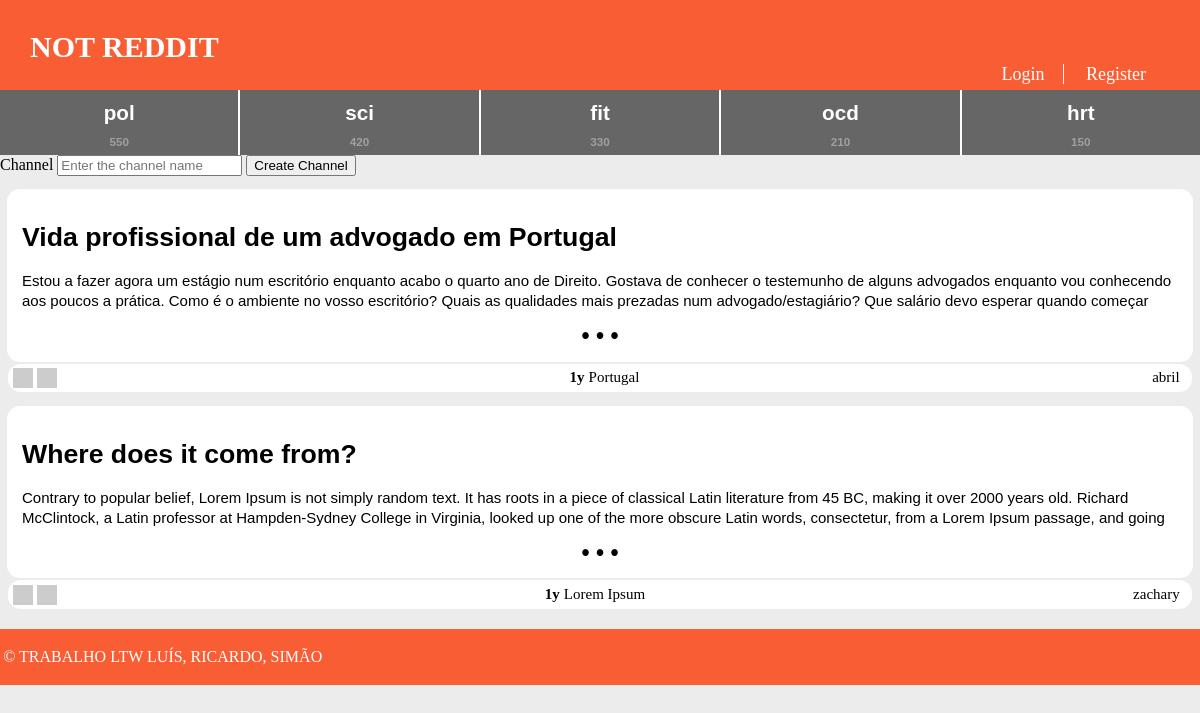
The app's page /pages/homepage.php, older data.
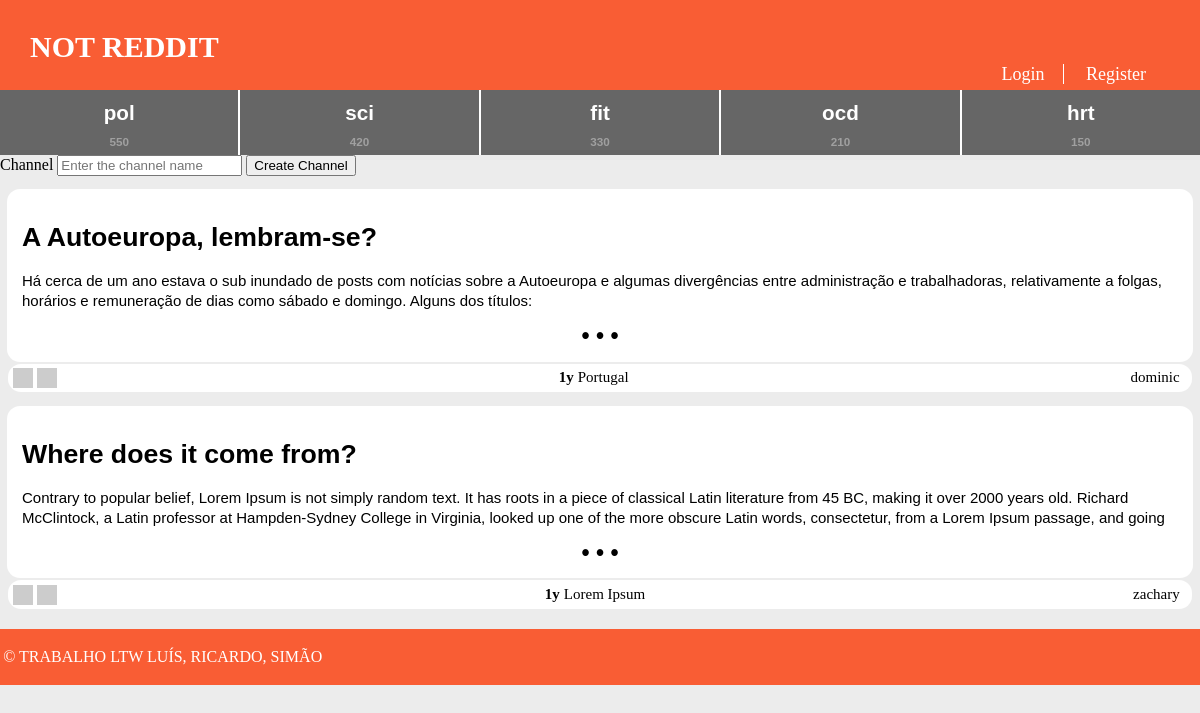
The same page, newer data.
### tables this page shows
CREATE TABLE Story (
  id INTEGER PRIMARY KEY,
  title VARCHAR,
  published INTEGER, -- date when the story was published in epoch format
  channel VARCHAR REFERENCES channel, -- comma separated tags
  author VARCHAR REFERENCES utilizer, -- who wrote the article
  points INTEGER DEFAULT 0,
  fulltext VARCHAR
);

### database/db_story.php (called while the page is built, shortened)
<?php
	function getMostRecentStoryFromChannel($channel){
		$db = Database::instance()->db();
		$recentStory = $db->prepare('SELECT id, title, fulltext, MAX(published) AS "published", channel, author FROM Story  WHERE channel = ?');
		$recentStory->execute(array($channel));
		$recentStory = $recentStory->fetchAll();
		return $recentStory;
	}
?>

### templates/tpl_common.php (the view, shortened to what this page needs)
<?php include_once('tpl_sub.php');
	include_once('tpl_story.php');
?>
<?php function draw_header($username, $channel) { ?>
	<!DOCTYPE html>
	<html>
		<head>
			<link rel="stylesheet" href="../css/common.css">
		</head>
		<body>
			<header>
				<?php if($channel === "NOT REDDIT") { ?>
					<a id="title" href="../pages/homepage.php"><?=$channel?></a>
				<?php } else { ?>
					<a id="title" href="../pages/channel.php?name=<?=$channel?>"><?=$channel?></a>
				<?php } ?>
				<?php if($username != NULL) { ?>
					<nav id="signup">
						<a id="profile" href="../pages/profile.php?name=<?=$username?>"><?= $username ?></a>
						<a href="../actions/action_logout.php">Logout</a>
						<?php draw_subscriberList() ?>
					</nav>
				<?php } else { ?>
					<nav id="signup">
						<a href="../pages/login.php">Login</a>
						<a href="../pages/register.php">Register</a>
					</nav>
				<?php } ?>
			</header>
<?php } ?>
<?php function time_elapsed($date) {
	$now = new DateTime;
	$ago = new DateTime($date);
	$diff = $now->diff($ago);
	$diff->w = floor($diff->d / 7);
	$string = array(
		'y' => 'y',
		'm' => 'm',
		'w' => 'w',
		'd' => 'd',
		'h' => 'h',
		'i' => 'min',
		's' => 's',
	);
	$string = array_slice($string, 0, 1);
	return $string ? implode(', ', $string) . '' : 'just now';
} ?>
<?php function draw_createChannel() { ?>
	<form action='../actions/action_createChannel.php' method='post'>
		<label for='title'>Channel</label>
		<input type='text' placeholder='Enter the channel name' name='name' required>
		<button type='submit'>Create Channel</button>
	</form>
<?php } ?>
<?php function draw_info_bar($username, $channel, $date) { ?>
	<section id = "info_bar">
		<div id="start">
			<img src="https://dummyimage.com/20x20/524f52/d12222&text=ʌ" alt="upvote">
			<img src="https://dummyimage.com/20x20/524f52/d12222&text=v" alt="downvote">
		</div>
		<div id="middle">
			<h6 id="date"><?=time_elapsed('@' . $date)?></h6>
			<a id="channel" onclick="window.location.href='../pages/channel.php?name=<?=$channel?>'"><?=$channel?></a>
		</div>
		<div id="end">
			<a id="profile" onclick="window.location.href='../pages/profile.php?name=<?=$username?>'"><?=$username?></a>
		</div>
	</section>
<?php } ?>
<?php function draw_footer() { ?>
	</body>
	<footer>
		<p>&copy; TRABALHO LTW LUÍS, RICARDO, SIMÃO</p>
	</footer>
	</html>
<?php } ?>

### pages/homepage.php (shortened to what this page needs)
<?php
	include_once('../templates/tpl_common.php');
	include_once('../templates/tpl_sub.php');
	include_once('../templates/tpl_story.php');
	include_once('../database/db_story.php');
	$channellist = array('pol', 'sci', 'fit', 'ocd', 'hrt');
	$numsubs = array('550', '420', '330', '210', '150');
	$channelid = array('68', '72', '44', '32', '69');
	if(!isset($_SESSION['username'])) {
		draw_header(null, 'NOT REDDIT');
	} else {
		draw_header($_SESSION['username'], 'NOT REDDIT');
	}
	draw_topsubs($channellist, $numsubs, $channelid);
	draw_createChannel();
	$mostRecent = getMostRecentStoryFromChannel('Portugal');
	draw_storyCard($mostRecent[0], true);
	$mostRecent = getMostRecentStoryFromChannel('Lorem Ipsum');
	draw_footer();
?>

### templates/tpl_sub.php (shortened to what this page needs)
<?php function draw_topsubs($channellist, $numsubs, $channelid) { ?>
    <link rel="stylesheet" href="../css/top_subs.css">
    <section id="top_ch">
        <? for($i=0; $i < 5; $i++) { ?>
        <button type="button" onclick="window.location.href='../pages/channel.php?id=<?= $channelid[$i] ?>'">
            <h1><?=$channellist[$i]?></h1>
            <h2><?=$numsubs[$i]?></h2>
        </button>
        <? } ?>
    </section>
<?php } ?>

### templates/tpl_story.php (shortened to what this page needs)
<?php
	include_once('../templates/tpl_common.php');
	include_once('../database/db_story.php');
?>
<?php function draw_storyCard($story, $displayChannel) { ?>
	<link rel="stylesheet" href="../css/storyCard.css">
	<?php if($displayChannel) {
		$channel = $story['channel'];
	} else {
		$channel = null;
	} ?>
	<button id="storyCard" onclick="window.location.href='../pages/story.php?id=<?=$story['id']?>'">
		<h1> <?=htmlspecialchars($story['title'])?> </h1>
		<p> <?=htmlspecialchars($story['fulltext'])?> </p>
		<p>&bull; &bull; &bull;</p>
	</button>
	<?php draw_info_bar($story['author'], $channel, $story['published']) ?>
<?php } ?>

### css/common.css (style rules this page uses)
body { margin: 0 auto; padding-bottom: 5em; max-width: 80em; --bg-color: #ececec; --panel-color: #f95d34; --error-bg-color: lightcoral; --error-ft-color: black; --successs-bg-color: lightgreen; --success-ft-color: black; background-color: var(--bg-color); }
body > header { display: grid; grid-template-columns: 1fr auto; grid-template-rows: auto auto; background-color: var(--panel-color) ; color: white; }
body > header #title { padding-top: 1em; padding-left: 1em; text-decoration: none; color: white; font-size: 30px; font-weight: bold; grid-column: 1; grid-row: 1; cursor: pointer; }
body > header #signup { padding-right: 2em; padding-bottom: 5px; grid-column: 2; grid-row: 2; font-size: 18px; }
body > header > #signup > a:first-child { border-right: 1px solid white; }
body > header > #signup > a { padding: 0 1em; color: white; text-decoration: none; }
body > header #signup > a:first-child { padding-left: 0; }
#info_bar { background-color: white; border: none; border-radius: 13px; display: flex; flex-direction: row; justify-content: space-between; align-content: baseline; margin: 2px 0.5em 0em 0.5em; padding: 0.3em; padding-bottom: 0; }
#info_bar #date { color: black; text-decoration: none; font-size: 15px; display: inline; }
#info_bar #channel { color: black; text-decoration: none; cursor: pointer; font-size: 15px; display: inline; }
#info_bar #profile { color: black; text-decoration: none; cursor: pointer; font-size: 15px; display:inline; padding-right: 0.5em; }
footer { padding: 0.2em; margin: 20px auto; max-width: 80em; background-color: var(--panel-color); color: white; }

### css/top_subs.css (style rules this page uses)
#top_ch { display: flex; flex-direction: row; }
#top_ch button { display: block; flex: 1; background-color: #666666; border: none; }
#top_ch button:not(:last-child) { border-right: 2px solid white; }
#top_ch button h1 { font-size: 1.55em; color: white; margin-top: 0.5em; margin-bottom: 0; }
#top_ch button h2 { font-size: 0.88em; color: #a0a0a0; margin-bottom: 0.5em; }

### css/storyCard.css (style rules this page uses)
#storyCard { background-color: white; border: 2px solid white; border-radius: 13px; margin: 1em 0.5em 0em 0.5em; padding: 1em; }
#storyCard > h1 { text-align: left; }
#storyCard > p { overflow: hidden; max-height: 40px; text-align: left; font-size: 15px; line-height: 20px; }
#storyCard > p:last-child { text-align: center; font-size: 173%; font-weight: bolder; padding-top: 0; margin-top: 0; margin-bottom: 0; }

Row changes from the older to the newer data that the page shows:
no longer on this page (row edited): story: title "Vida profissional de um advogado em Portugal", fulltext "Estou a fazer agora um estágio num escritório enquanto acabo o quarto ano de Direito. Gostava de conhecer o testemunho de alguns advogados enquanto vou conhecendo aos poucos a prática. Como é o ambiente no vosso escritório? Quais as qualidades mais prezadas num advogado/estagiário? Que salário devo esperar quando começar…", channel "Portugal", author "abril"
now on this page (row unchanged): story: title "A Autoeuropa, lembram-se?", fulltext "Há cerca de um ano estava o sub inundado de posts com notícias sobre a Autoeuropa e algumas divergências entre administração e trabalhadoras, relativamente a folgas, horários e remuneração de dias como sábado e domingo. Alguns dos títulos:", channel "Portugal", author "dominic"
